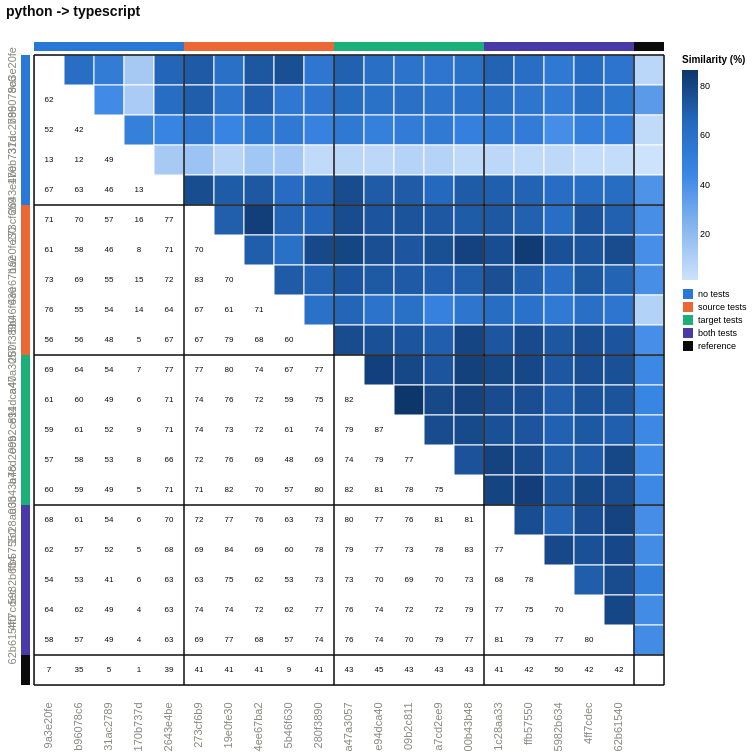

Vega-Lite specification stored for this chart:
### Vega-Lite specification from a JSON file in a GitHub repository (floating-point values rounded to 4 significant figures; data arrays with more than 128 entries replaced by an {"elided": "..."} marker saying what was removed)
{"config": {"view": {"continuousWidth": 300, "continuousHeight": 300}, "axis": {"labelAngle": -90}}, "layer": [{"data": {"name": "data-2a5d5e9fbb94c6cd2932f00e9a888e53"}, "mark": {"type": "rect", "stroke": "#fcfcfb", "strokeWidth": 1}, "encoding": {"color": {"field": "similarity_pct", "legend": {"gradientLength": 210.0, "labelFontSize": 9, "titleFontSize": 10}, "scale": {"domain": [1.193, 86.63], "range": ["#cde2fb", "#86b6ef", "#3987e5", "#256abf", "#0d366b"]}, "title": "Similarity (%)", "type": "quantitative"}, "x": {"axis": {"domain": false, "labelAngle": -90, "labelColor": {"expr": "datum.label === '' ? '#0b0b0b' : '#898781'"}, "labelFontSize": 11, "labelFontWeight": {"expr": "datum.label === '' ? 'bold' : 'normal'"}, "labelPadding": 17, "ticks": false}, "field": "port_a", "scale": {"domain": ["9a3e20fe", "b96078c6", "31ac2789", "170b737d", "2643e4be", "273cf6b9", "19e0fe30", "4ee67ba2", "5b46f630", "280f3890", "a47a3057", "e94dca40", "09b2c811", "a7cd2ee9", "00b43b48", "1c28aa33", "ffb57550", "5982b634", "4ff7cdec", "62b61540", ""]}, "title": null, "type": "nominal"}, "y": {"axis": {"domain": false, "labelColor": {"expr": "datum.label === '' ? '#0b0b0b' : '#898781'"}, "labelFontSize": 11, "labelFontWeight": {"expr": "datum.label === '' ? 'bold' : 'normal'"}, "labelPadding": 17, "ticks": false}, "field": "port_b", "scale": {"domain": ["9a3e20fe", "b96078c6", "31ac2789", "170b737d", "2643e4be", "273cf6b9", "19e0fe30", "4ee67ba2", "5b46f630", "280f3890", "a47a3057", "e94dca40", "09b2c811", "a7cd2ee9", "00b43b48", "1c28aa33", "ffb57550", "5982b634", "4ff7cdec", "62b61540", ""]}, "title": null, "type": "nominal"}}}, {"data": {"name": "data-110ffbd7a494e521a6229a077032d508"}, "mark": {"type": "text", "color": "#0b0b0b", "fontSize": 8}, "encoding": {"text": {"field": "similarity_pct", "format": ".0f", "type": "quantitative"}, "x": {"axis": {"domain": false, "labelAngle": -90, "labelColor": {"expr": "datum.label === '' ? '#0b0b0b' : '#898781'"}, "labelFontSize": 11, "labelFontWeight": {"expr": "datum.label === '' ? 'bold' : 'normal'"}, "labelPadding": 17, "ticks": false}, "field": "port_a", "scale": {"domain": ["9a3e20fe", "b96078c6", "31ac2789", "170b737d", "2643e4be", "273cf6b9", "19e0fe30", "4ee67ba2", "5b46f630", "280f3890", "a47a3057", "e94dca40", "09b2c811", "a7cd2ee9", "00b43b48", "1c28aa33", "ffb57550", "5982b634", "4ff7cdec", "62b61540", ""]}, "title": null, "type": "nominal"}, "y": {"axis": {"domain": false, "labelColor": {"expr": "datum.label === '' ? '#0b0b0b' : '#898781'"}, "labelFontSize": 11, "labelFontWeight": {"expr": "datum.label === '' ? 'bold' : 'normal'"}, "labelPadding": 17, "ticks": false}, "field": "port_b", "scale": {"domain": ["9a3e20fe", "b96078c6", "31ac2789", "170b737d", "2643e4be", "273cf6b9", "19e0fe30", "4ee67ba2", "5b46f630", "280f3890", "a47a3057", "e94dca40", "09b2c811", "a7cd2ee9", "00b43b48", "1c28aa33", "ffb57550", "5982b634", "4ff7cdec", "62b61540", ""]}, "title": null, "type": "nominal"}}}, {"data": {"name": "data-415d0101714bba784b2bc3c29e0b19a4"}, "mark": {"type": "rect"}, "encoding": {"color": {"field": "condition", "legend": {"labelFontSize": 9, "symbolType": "square", "title": null}, "scale": {"domain": ["no tests", "source tests", "target tests", "both tests", "reference"], "range": ["#2a78d6", "#eb6834", "#1baf7a", "#4a3aa7", "#0b0b0b"]}, "type": "nominal"}, "x": {"axis": {"domain": false, "labelAngle": -90, "labelColor": {"expr": "datum.label === '' ? '#0b0b0b' : '#898781'"}, "labelFontSize": 11, "labelFontWeight": {"expr": "datum.label === '' ? 'bold' : 'normal'"}, "labelPadding": 17, "ticks": false}, "field": "port", "scale": {"domain": ["9a3e20fe", "b96078c6", "31ac2789", "170b737d", "2643e4be", "273cf6b9", "19e0fe30", "4ee67ba2", "5b46f630", "280f3890", "a47a3057", "e94dca40", "09b2c811", "a7cd2ee9", "00b43b48", "1c28aa33", "ffb57550", "5982b634", "4ff7cdec", "62b61540", ""]}, "title": null, "type": "nominal"}, "y": {"value": -13}, "y2": {"value": -4}}}, {"data": {"name": "data-415d0101714bba784b2bc3c29e0b19a4"}, "mark": {"type": "rect"}, "encoding": {"color": {"field": "condition", "legend": null, "scale": {"domain": ["no tests", "source tests", "target tests", "both tests", "reference"], "range": ["#2a78d6", "#eb6834", "#1baf7a", "#4a3aa7", "#0b0b0b"]}, "type": "nominal"}, "x": {"value": -13}, "x2": {"value": -4}, "y": {"axis": {"domain": false, "labelColor": {"expr": "datum.label === '' ? '#0b0b0b' : '#898781'"}, "labelFontSize": 11, "labelFontWeight": {"expr": "datum.label === '' ? 'bold' : 'normal'"}, "labelPadding": 17, "ticks": false}, "field": "port", "scale": {"domain": ["9a3e20fe", "b96078c6", "31ac2789", "170b737d", "2643e4be", "273cf6b9", "19e0fe30", "4ee67ba2", "5b46f630", "280f3890", "a47a3057", "e94dca40", "09b2c811", "a7cd2ee9", "00b43b48", "1c28aa33", "ffb57550", "5982b634", "4ff7cdec", "62b61540", ""]}, "title": null, "type": "nominal"}}}, {"data": {"name": "data-1b34f20180a30c8fe486905b8213b327"}, "mark": {"type": "rule", "color": "#0b0b0b", "opacity": 0.75, "strokeWidth": 2}, "encoding": {"x": {"bandPosition": 0, "field": "port", "scale": {"domain": ["9a3e20fe", "b96078c6", "31ac2789", "170b737d", "2643e4be", "273cf6b9", "19e0fe30", "4ee67ba2", "5b46f630", "280f3890", "a47a3057", "e94dca40", "09b2c811", "a7cd2ee9", "00b43b48", "1c28aa33", "ffb57550", "5982b634", "4ff7cdec", "62b61540", ""]}, "type": "nominal"}}}, {"data": {"name": "data-1b34f20180a30c8fe486905b8213b327"}, "mark": {"type": "rule", "color": "#0b0b0b", "opacity": 0.75, "strokeWidth": 2}, "encoding": {"y": {"bandPosition": 0, "field": "port", "scale": {"domain": ["9a3e20fe", "b96078c6", "31ac2789", "170b737d", "2643e4be", "273cf6b9", "19e0fe30", "4ee67ba2", "5b46f630", "280f3890", "a47a3057", "e94dca40", "09b2c811", "a7cd2ee9", "00b43b48", "1c28aa33", "ffb57550", "5982b634", "4ff7cdec", "62b61540", ""]}, "type": "nominal"}}}, {"data": {"name": "data-dae1687b7766f38b94517020e43783ee"}, "mark": {"type": "rule", "color": "#0b0b0b", "opacity": 0.75, "strokeWidth": 2}, "encoding": {"x": {"bandPosition": 1, "field": "port", "scale": {"domain": ["9a3e20fe", "b96078c6", "31ac2789", "170b737d", "2643e4be", "273cf6b9", "19e0fe30", "4ee67ba2", "5b46f630", "280f3890", "a47a3057", "e94dca40", "09b2c811", "a7cd2ee9", "00b43b48", "1c28aa33", "ffb57550", "5982b634", "4ff7cdec", "62b61540", ""]}, "type": "nominal"}}}, {"data": {"name": "data-dae1687b7766f38b94517020e43783ee"}, "mark": {"type": "rule", "color": "#0b0b0b", "opacity": 0.75, "strokeWidth": 2}, "encoding": {"y": {"bandPosition": 1, "field": "port", "scale": {"domain": ["9a3e20fe", "b96078c6", "31ac2789", "170b737d", "2643e4be", "273cf6b9", "19e0fe30", "4ee67ba2", "5b46f630", "280f3890", "a47a3057", "e94dca40", "09b2c811", "a7cd2ee9", "00b43b48", "1c28aa33", "ffb57550", "5982b634", "4ff7cdec", "62b61540", ""]}, "type": "nominal"}}}], "height": 630, "resolve": {"scale": {"color": "independent"}}, "title": {"text": "python -> typescript", "anchor": "start", "color": "#0b0b0b", "fontSize": 14, "offset": 23, "subtitleFontSize": 10}, "width": 630, "$schema": "https://vega.github.io/schema/vega-lite/v6.4.1.json", "datasets": {"data-2a5d5e9fbb94c6cd2932f00e9a888e53": {"elided": "210 records"}, "data-110ffbd7a494e521a6229a077032d508": {"elided": "210 records"}, "data-415d0101714bba784b2bc3c29e0b19a4": [{"port": "9a3e20fe", "condition": "no tests"}, {"port": "b96078c6", "condition": "no tests"}, {"port": "31ac2789", "condition": "no tests"}, {"port": "170b737d", "condition": "no tests"}, {"port": "2643e4be", "condition": "no tests"}, {"port": "273cf6b9", "condition": "source tests"}, {"port": "19e0fe30", "condition": "source tests"}, {"port": "4ee67ba2", "condition": "source tests"}, {"port": "5b46f630", "condition": "source tests"}, {"port": "280f3890", "condition": "source tests"}, {"port": "a47a3057", "condition": "target tests"}, {"port": "e94dca40", "condition": "target tests"}, {"port": "09b2c811", "condition": "target tests"}, {"port": "a7cd2ee9", "condition": "target tests"}, {"port": "00b43b48", "condition": "target tests"}, {"port": "1c28aa33", "condition": "both tests"}, {"port": "ffb57550", "condition": "both tests"}, {"port": "5982b634", "condition": "both tests"}, {"port": "4ff7cdec", "condition": "both tests"}, {"port": "62b61540", "condition": "both tests"}, {"port": "", "condition": "reference"}], "data-1b34f20180a30c8fe486905b8213b327": [{"port": "9a3e20fe", "condition": "no tests"}, {"port": "273cf6b9", "condition": "source tests"}, {"port": "a47a3057", "condition": "target tests"}, {"port": "1c28aa33", "condition": "both tests"}, {"port": "", "condition": "reference"}], "data-dae1687b7766f38b94517020e43783ee": [{"port": ""}]}}
